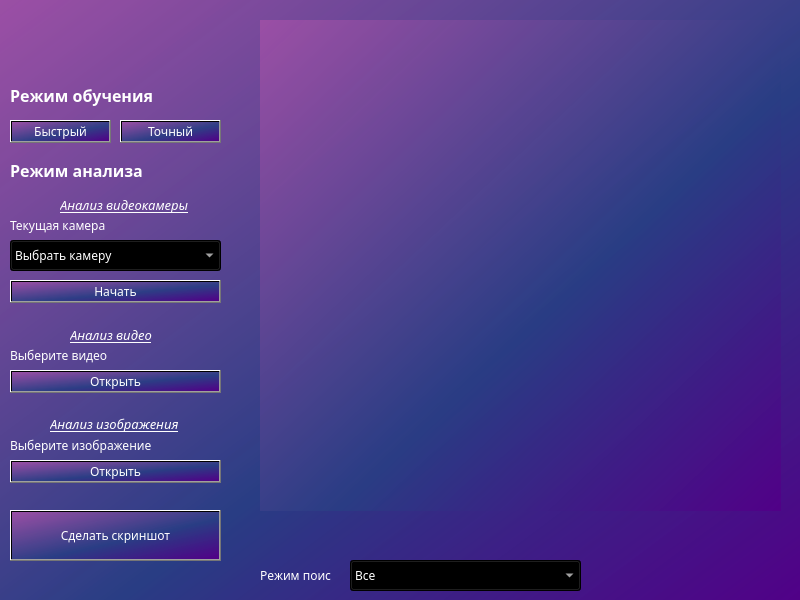
<?xml version="1.0" encoding="UTF-8"?>
<ui version="4.0">
 <class>MainWindow</class>
 <widget class="QMainWindow" name="MainWindow">
  <property name="geometry">
   <rect>
    <x>0</x>
    <y>0</y>
    <width>800</width>
    <height>600</height>
   </rect>
  </property>
  <property name="windowTitle">
   <string>VisionSense</string>
  </property>
  <property name="windowIcon">
   <iconset>
    <normaloff>png-transparent-and-eye-files-folder-folders-view-files-and-folders-icon.png</normaloff>png-transparent-and-eye-files-folder-folders-view-files-and-folders-icon.png</iconset>
  </property>
  <property name="styleSheet">
   <string notr="true">font-family: Noto Sans SC;
background-color: qlineargradient(spread:pad, x1:1, y1:1, x2:0, y2:0, stop:0 rgba(81, 0, 135, 255), stop:0.427447 rgba(41, 61, 132, 235), stop:1 rgba(155, 79, 165, 255));</string>
  </property>
  <widget class="QWidget" name="centralwidget">
   <property name="minimumSize">
    <size>
     <width>800</width>
     <height>600</height>
    </size>
   </property>
   <property name="maximumSize">
    <size>
     <width>800</width>
     <height>600</height>
    </size>
   </property>
   <widget class="QLabel" name="label_video">
    <property name="geometry">
     <rect>
      <x>260</x>
      <y>20</y>
      <width>521</width>
      <height>491</height>
     </rect>
    </property>
    <property name="text">
     <string/>
    </property>
   </widget>
   <widget class="QLabel" name="label_logo">
    <property name="geometry">
     <rect>
      <x>0</x>
      <y>10</y>
      <width>261</width>
      <height>71</height>
     </rect>
    </property>
    <property name="styleSheet">
     <string notr="true">background-color:none</string>
    </property>
    <property name="text">
     <string/>
    </property>
    <property name="pixmap">
     <pixmap>cooltext434407997559181.png</pixmap>
    </property>
    <property name="scaledContents">
     <bool>true</bool>
    </property>
   </widget>
   <widget class="QComboBox" name="comboBox_choosecam">
    <property name="geometry">
     <rect>
      <x>10</x>
      <y>240</y>
      <width>211</width>
      <height>31</height>
     </rect>
    </property>
    <property name="styleSheet">
     <string notr="true">color: white</string>
    </property>
    <item>
     <property name="text">
      <string>Выбрать камеру</string>
     </property>
    </item>
   </widget>
   <widget class="QLabel" name="label_modelearn">
    <property name="geometry">
     <rect>
      <x>10</x>
      <y>80</y>
      <width>231</width>
      <height>31</height>
     </rect>
    </property>
    <property name="styleSheet">
     <string notr="true">background-color: none;
color: white</string>
    </property>
    <property name="text">
     <string>&lt;html&gt;&lt;head/&gt;&lt;body&gt;&lt;p&gt;&lt;span style=&quot; font-size:12pt; font-weight:600; color:#ffffff;&quot;&gt;Режим обучения&lt;/span&gt;&lt;/p&gt;&lt;/body&gt;&lt;/html&gt;</string>
    </property>
   </widget>
   <widget class="QPushButton" name="pushButton_fast">
    <property name="geometry">
     <rect>
      <x>10</x>
      <y>120</y>
      <width>101</width>
      <height>23</height>
     </rect>
    </property>
    <property name="styleSheet">
     <string notr="true">color: white</string>
    </property>
    <property name="text">
     <string>Быстрый</string>
    </property>
   </widget>
   <widget class="QPushButton" name="pushButton_accurate">
    <property name="geometry">
     <rect>
      <x>120</x>
      <y>120</y>
      <width>101</width>
      <height>23</height>
     </rect>
    </property>
    <property name="styleSheet">
     <string notr="true">color: white</string>
    </property>
    <property name="text">
     <string>Точный</string>
    </property>
   </widget>
   <widget class="QLabel" name="label_modeanalyze">
    <property name="geometry">
     <rect>
      <x>10</x>
      <y>150</y>
      <width>231</width>
      <height>41</height>
     </rect>
    </property>
    <property name="styleSheet">
     <string notr="true">background-color: none;
color: white</string>
    </property>
    <property name="text">
     <string>&lt;html&gt;&lt;head/&gt;&lt;body&gt;&lt;p&gt;&lt;span style=&quot; font-size:12pt; font-weight:600;&quot;&gt;Режим анализа&lt;/span&gt;&lt;/p&gt;&lt;/body&gt;&lt;/html&gt;</string>
    </property>
   </widget>
   <widget class="QLabel" name="label_videocam">
    <property name="geometry">
     <rect>
      <x>60</x>
      <y>190</y>
      <width>131</width>
      <height>31</height>
     </rect>
    </property>
    <property name="styleSheet">
     <string notr="true">background-color: none;
color: white</string>
    </property>
    <property name="text">
     <string>&lt;html&gt;&lt;head/&gt;&lt;body&gt;&lt;p&gt;&lt;span style=&quot; font-size:10pt; font-style:italic; text-decoration: underline;&quot;&gt;Анализ видеокамеры&lt;/span&gt;&lt;/p&gt;&lt;/body&gt;&lt;/html&gt;</string>
    </property>
   </widget>
   <widget class="QLabel" name="label_curcam">
    <property name="geometry">
     <rect>
      <x>10</x>
      <y>210</y>
      <width>231</width>
      <height>31</height>
     </rect>
    </property>
    <property name="styleSheet">
     <string notr="true">background-color: none;
color: white</string>
    </property>
    <property name="text">
     <string>Текущая камера</string>
    </property>
   </widget>
   <widget class="QLabel" name="label_video_2">
    <property name="geometry">
     <rect>
      <x>70</x>
      <y>320</y>
      <width>91</width>
      <height>31</height>
     </rect>
    </property>
    <property name="styleSheet">
     <string notr="true">background-color: none;
color: white</string>
    </property>
    <property name="text">
     <string>&lt;html&gt;&lt;head/&gt;&lt;body&gt;&lt;p&gt;&lt;span style=&quot; font-size:10pt; font-style:italic; text-decoration: underline;&quot;&gt;Анализ видео&lt;/span&gt;&lt;/p&gt;&lt;/body&gt;&lt;/html&gt;</string>
    </property>
   </widget>
   <widget class="QPushButton" name="pushButton_opencam">
    <property name="geometry">
     <rect>
      <x>10</x>
      <y>280</y>
      <width>211</width>
      <height>23</height>
     </rect>
    </property>
    <property name="styleSheet">
     <string notr="true">color: white</string>
    </property>
    <property name="text">
     <string>Начать</string>
    </property>
   </widget>
   <widget class="QLabel" name="label_image_2">
    <property name="geometry">
     <rect>
      <x>50</x>
      <y>414</y>
      <width>131</width>
      <height>21</height>
     </rect>
    </property>
    <property name="styleSheet">
     <string notr="true">background-color: none;
color: white</string>
    </property>
    <property name="text">
     <string>&lt;html&gt;&lt;head/&gt;&lt;body&gt;&lt;p&gt;&lt;span style=&quot; font-size:10pt; font-style:italic; text-decoration: underline;&quot;&gt;Анализ изображения&lt;/span&gt;&lt;/p&gt;&lt;/body&gt;&lt;/html&gt;</string>
    </property>
   </widget>
   <widget class="QPushButton" name="pushButton_openvid">
    <property name="geometry">
     <rect>
      <x>10</x>
      <y>370</y>
      <width>211</width>
      <height>23</height>
     </rect>
    </property>
    <property name="styleSheet">
     <string notr="true">color: white</string>
    </property>
    <property name="text">
     <string>Открыть</string>
    </property>
   </widget>
   <widget class="QLabel" name="label_current_status">
    <property name="geometry">
     <rect>
      <x>260</x>
      <y>520</y>
      <width>531</width>
      <height>31</height>
     </rect>
    </property>
    <property name="styleSheet">
     <string notr="true">background-color: none;
color: white</string>
    </property>
    <property name="text">
     <string/>
    </property>
   </widget>
   <widget class="QComboBox" name="comboBox_search">
    <property name="geometry">
     <rect>
      <x>350</x>
      <y>560</y>
      <width>231</width>
      <height>31</height>
     </rect>
    </property>
    <property name="styleSheet">
     <string notr="true">color: white</string>
    </property>
    <item>
     <property name="text">
      <string>Все</string>
     </property>
    </item>
   </widget>
   <widget class="QLabel" name="label_search">
    <property name="geometry">
     <rect>
      <x>260</x>
      <y>560</y>
      <width>71</width>
      <height>31</height>
     </rect>
    </property>
    <property name="styleSheet">
     <string notr="true">background-color: none;
color: white</string>
    </property>
    <property name="text">
     <string>Режим поиска</string>
    </property>
   </widget>
   <widget class="QPushButton" name="pushButton_screenshot">
    <property name="geometry">
     <rect>
      <x>10</x>
      <y>510</y>
      <width>211</width>
      <height>51</height>
     </rect>
    </property>
    <property name="styleSheet">
     <string notr="true">color: white</string>
    </property>
    <property name="text">
     <string>Сделать скриншот</string>
    </property>
   </widget>
   <widget class="QLabel" name="label_curvid">
    <property name="geometry">
     <rect>
      <x>10</x>
      <y>340</y>
      <width>231</width>
      <height>31</height>
     </rect>
    </property>
    <property name="styleSheet">
     <string notr="true">background-color: none;
color: white</string>
    </property>
    <property name="text">
     <string>Выберите видео</string>
    </property>
   </widget>
   <widget class="QPushButton" name="pushButton_openimg">
    <property name="geometry">
     <rect>
      <x>10</x>
      <y>460</y>
      <width>211</width>
      <height>23</height>
     </rect>
    </property>
    <property name="styleSheet">
     <string notr="true">color: white</string>
    </property>
    <property name="text">
     <string>Открыть</string>
    </property>
   </widget>
   <widget class="QLabel" name="label_curimg">
    <property name="geometry">
     <rect>
      <x>10</x>
      <y>430</y>
      <width>231</width>
      <height>31</height>
     </rect>
    </property>
    <property name="styleSheet">
     <string notr="true">background-color: none;
color: white</string>
    </property>
    <property name="text">
     <string>Выберите изображение</string>
    </property>
   </widget>
  </widget>
 </widget>
 <resources/>
 <connections/>
</ui>
